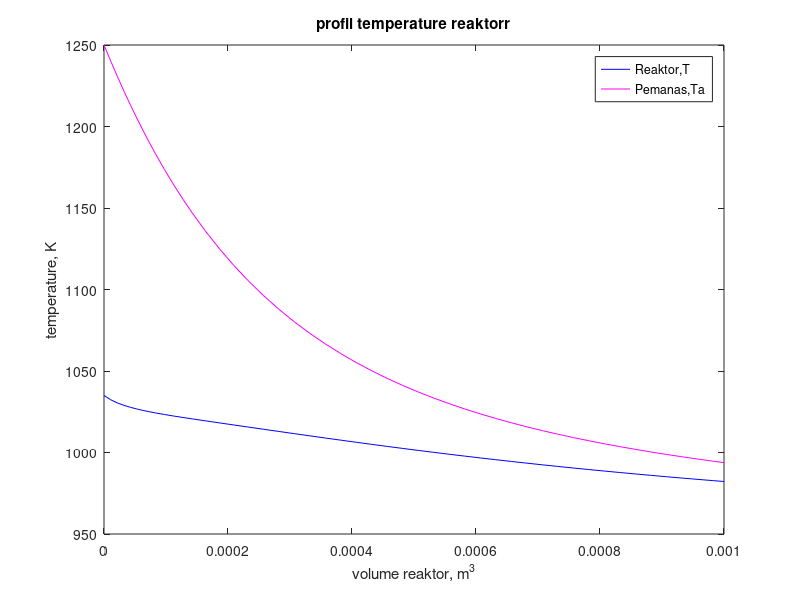

The MATLAB source for this figure:
function pfrcase2
clc,clear
vspan=[0 0.001];
Y0=[0 1035 1250];
[v,Y]=ode45(@reactorcase2,vspan,Y0);
plot(v,Y(:,1),'-r')
title('konversi reaktor')
xlabel('volume, m^3')
ylabel('konversi reaktor')
pause
plot(v,Y(:,2),'-b',v,Y(:,3),'-m')
title('profil temperature reaktorr')
xlabel('volume reaktor, m^3')
ylabel('temperature, K')
legend('Reaktor,T','Pemanas,Ta')
%------------------------------------
function dYdv=reactorcase2(v,Y)
x=Y(1);
T=Y(2);
Ta=Y(3);
CA0=18.85;%mol/m^3
Da=6.8;%delta a
Db=-(5.75E-3)*2;%delta b
Dc=-(1.27E-6)*3;%delta c
FA0=0.03754;%mol/s
T0=1035;
Tr=298;
FA=FA0*(1-x);
FB=FA0*x;
FC=FA0*x;
Ua=1.65E+4;
mc=0.111;
Cpc=34.5;
DHrxn0=80770;%J/mol
CpA=26.63+0.183*T-45.86E-6*T^2;
CpB=20.04+0.0945*T-30.95E-6*T^2;
CpC=13.39+0.077*T-18.71E-6*T^2;
k=8.2E14*exp(-34222/T);
ra=-k*CA0*(1-x)*(T0/T)/(1+x);
DHrxn=DHrxn0+Da*(T-Tr)+(Db/2)*(T^2-Tr^2)+(Dc/3)*(T^3-Tr^3);
dYdv(1)=-ra/FA0;
dYdv(2)=(Ua*(Ta-T)+ra*(DHrxn))/(FA*CpA+FB*CpB+FC*CpC);
dYdv(3)=Ua*(T-Ta)/(mc*Cpc);
dYdv=dYdv'